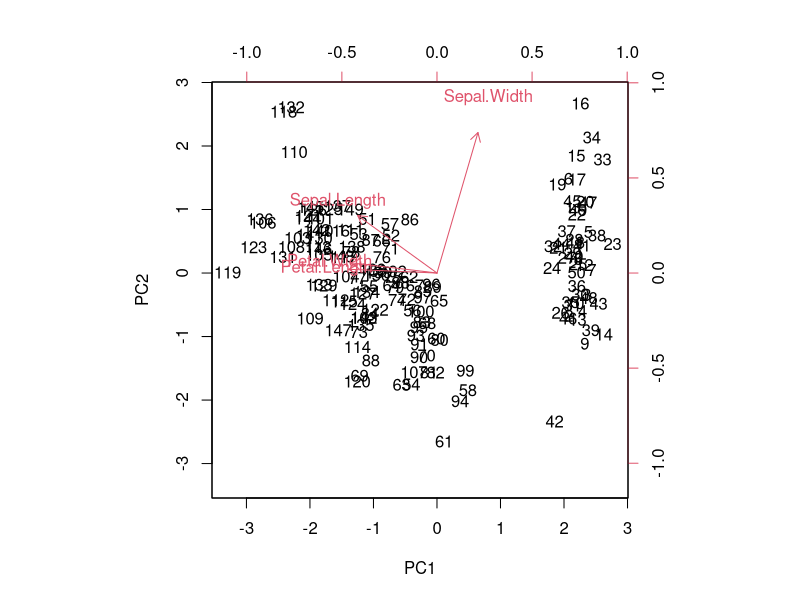
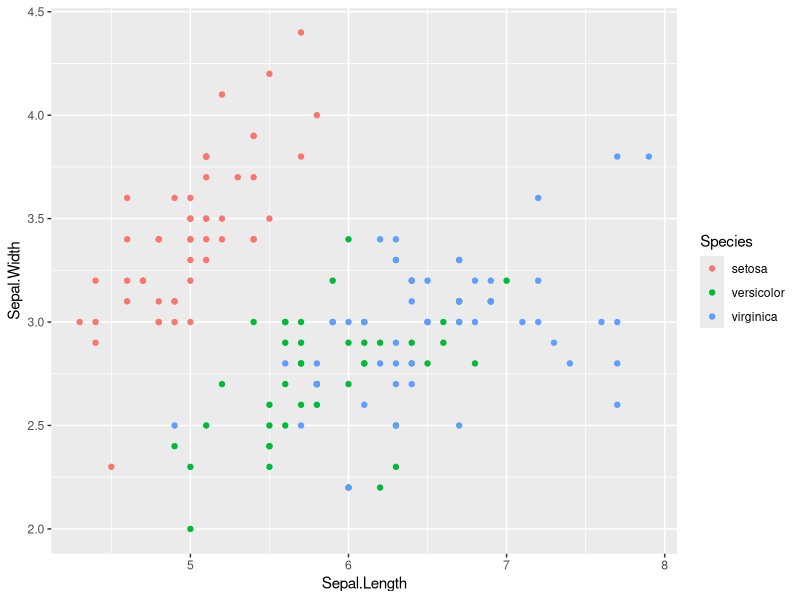
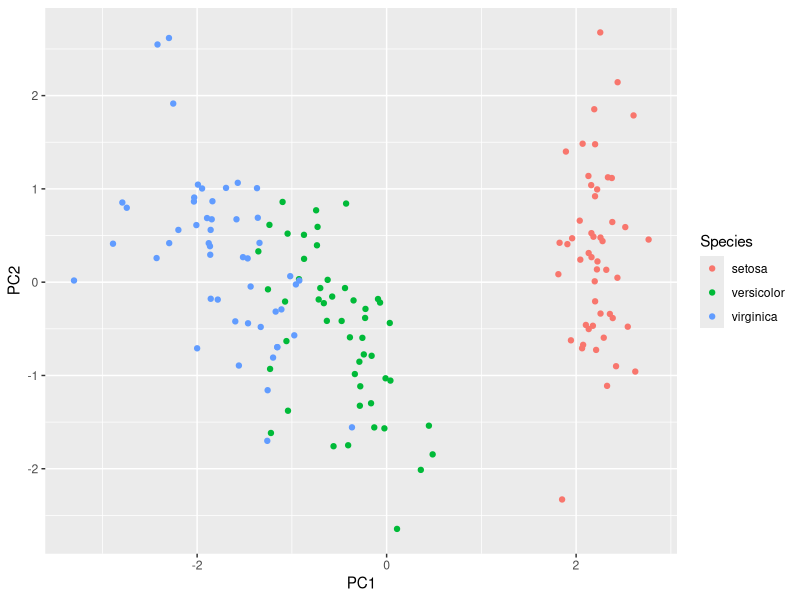
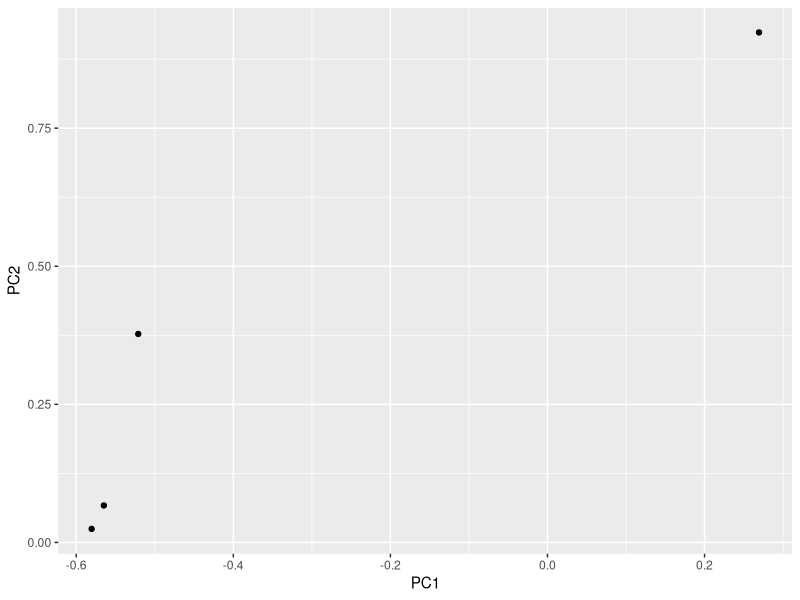
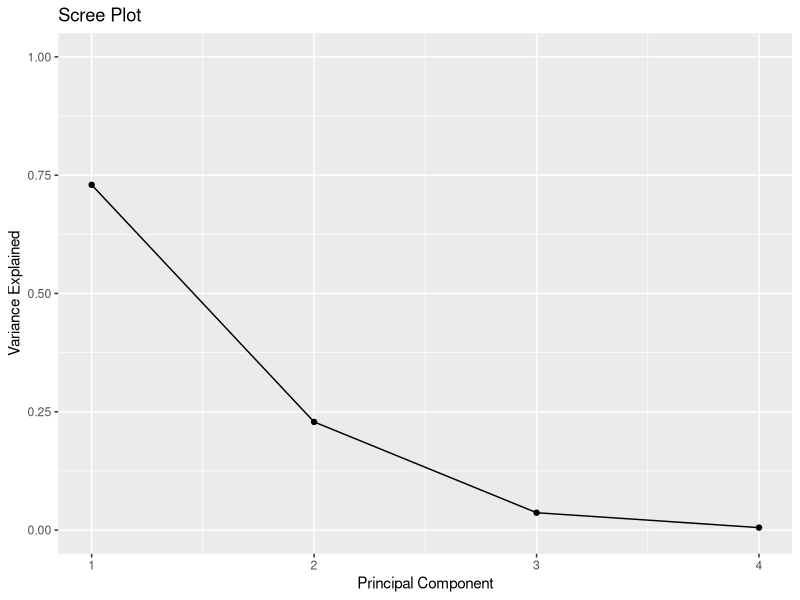

Here is the R script that generated these plots, in order:
## ---- chunk 1
knitr::opts_chunk$set(echo = TRUE)
## ---- chunk 2
library(tidyverse)
#load data
data("iris")
## ---- chunk 3
#calculate principal components
results <- prcomp(iris[,colnames(iris)[1:4]], scale = TRUE)

#reverse the signs
results$rotation <- -1*results$rotation

#display principal components
results$rotation
## ---- chunk 4
#reverse the signs of the scores
results$x <- -1*results$x

#display the first six scores
head(results$x)
## ---- chunk 5
biplot(results, scale = 0)
## ---- chunk 6
data_pot=data.frame(iris,results$x)

library(ggplot2)
# Scatter plot by group, upPCA
ggplot(data_pot, aes(x = Sepal.Length, y = Sepal.Width, color = Species)) +
  geom_point()
## ---- chunk 7
# Scatter plot by group, PCA
ggplot(data_pot, aes(x = PC1, y = PC2, color = Species)) +
  geom_point()
## ---- chunk 8
data_spedal=data.frame(results$rotation)
# Scatter plot 
ggplot(data_spedal, aes(x = PC1, y = PC2)) +
  geom_point()
## ---- chunk 9
#calculate total variance explained by each principal component
results$sdev^2 / sum(results$sdev^2)

#calculate total variance explained by each principal component
var_explained = results$sdev^2 / sum(results$sdev^2)

#create scree plot
qplot(c(1:4), var_explained) + 
  geom_line() + 
  xlab("Principal Component") + 
  ylab("Variance Explained") +
  ggtitle("Scree Plot") +
  ylim(0, 1)
